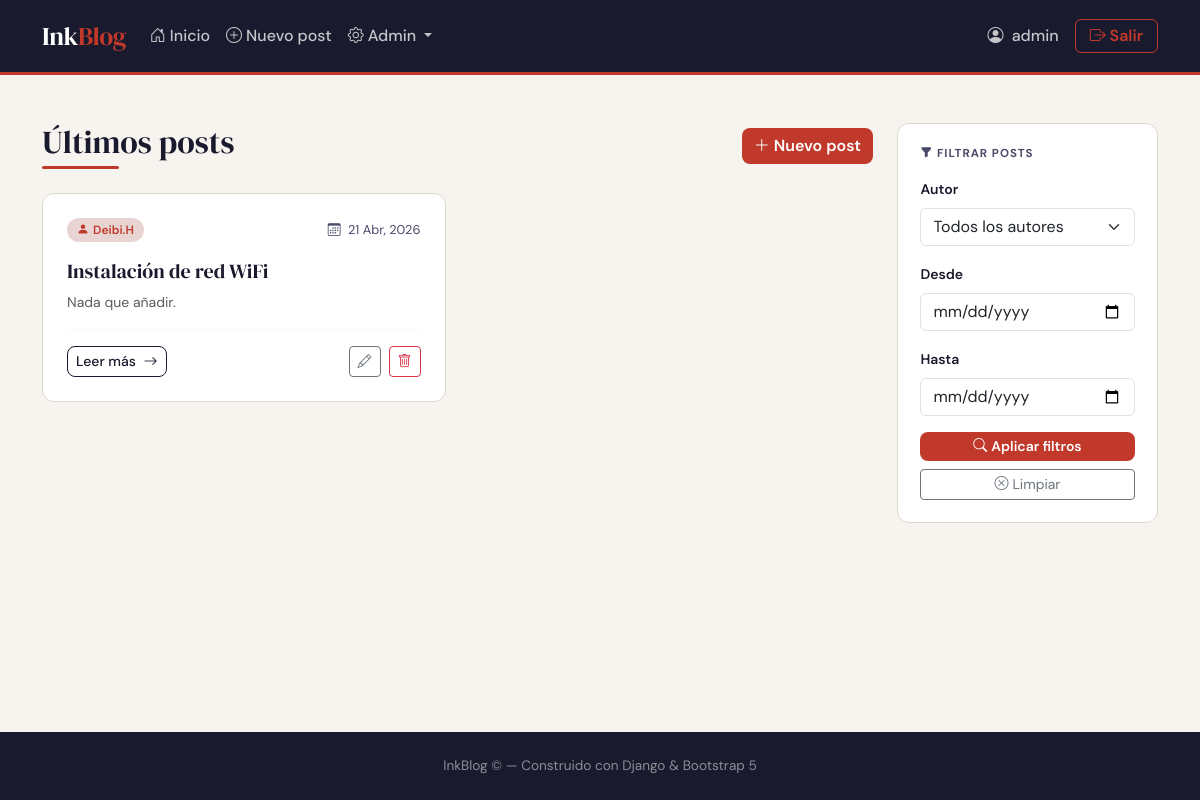
Screenshot of / (signed in) with the database file from the repository.
### MainApp/models.py (models this page shows, shortened)
class Post(models.Model):
    titulo = models.CharField(max_length=200, verbose_name="Título")
    contenido = models.TextField(verbose_name="Contenido")
    autor = models.ForeignKey(
        User,
        on_delete=models.CASCADE,
        related_name="posts",
        verbose_name="Autor"
    )
    fecha_creacion = models.DateTimeField(auto_now_add=True, verbose_name="Fecha de creación")
    fecha_actualizacion = models.DateTimeField(auto_now=True, verbose_name="Última actualización")
    class Meta:
        ordering = ["-fecha_creacion"]
        verbose_name = "Post"
        verbose_name_plural = "Posts"
    def get_absolute_url(self):
        return reverse("blog:post_detail", kwargs={"pk": self.pk})

### MainApp/views.py (the view, shortened to what this page needs)
# urls.py: path("", views.PostListView.as_view(), name="post_list"),
class PostListView(ListView):
    model = Post
    template_name = "index.html"
    context_object_name = "posts"
    paginate_by = 6
    def get_queryset(self):
        qs = super().get_queryset()
        form = PostFilterForm(self.request.GET or None)
        return qs
    def get_context_data(self, **kwargs):
        context = super().get_context_data(**kwargs)
        context["filter_form"] = PostFilterForm(self.request.GET or None)
        return context

### MainApp/forms.py
class PostFilterForm(forms.Form):
    autor = forms.ChoiceField(
        required=False,
        label="Filtrar por autor",
        widget=forms.Select(attrs={"class": "form-select"}),
    )
    fecha_desde = forms.DateField(
        required=False,
        label="Desde",
        widget=forms.DateInput(attrs={
            "class": "form-control",
            "type": "date",
        }),
    )
    fecha_hasta = forms.DateField(
        required=False,
        label="Hasta",
        widget=forms.DateInput(attrs={
            "class": "form-control",
            "type": "date",
        }),
    )
    def __init__(self, *args, **kwargs):
        from django.contrib.auth.models import User
        super().__init__(*args, **kwargs)
        autores = User.objects.filter(posts__isnull=False).distinct()
        choices = [("", "Todos los autores")]
        choices += [(u.id, u.get_full_name() or u.username) for u in autores]
        self.fields["autor"].choices = choices

### templates/index.html (shortened to what this page needs)
{% extends "base.html" %}
{% block content %}
<div class="row g-4">
  <div class="col-12 col-lg-3 order-lg-2">
    <div class="filter-panel">
      <h6><i class="bi bi-funnel-fill me-1"></i>Filtrar posts</h6>
      <form method="get" action="{% url 'blog:post_list' %}" id="filterForm">
        <div class="mb-3">
          <label class="form-label small fw-semibold">Autor</label>
          {{ filter_form.autor }}
        </div>
        <div class="mb-3">
          <label class="form-label small fw-semibold">Desde</label>
          {{ filter_form.fecha_desde }}
        </div>
        <div class="mb-3">
          <label class="form-label small fw-semibold">Hasta</label>
          {{ filter_form.fecha_hasta }}
        </div>
        <div class="d-grid gap-2">
          <button type="submit" class="btn btn-accent btn-sm">
            <i class="bi bi-search me-1"></i>Aplicar filtros
          </button>
          <a href="{% url 'blog:post_list' %}" class="btn btn-outline-secondary btn-sm">
            <i class="bi bi-x-circle me-1"></i>Limpiar
          </a>
        </div>
      </form>
    </div>
  </div>
  <div class="col-12 col-lg-9 order-lg-1">
    <div class="d-flex align-items-center justify-content-between mb-4 flex-wrap gap-3">
      <h1 class="section-heading mb-0">Últimos posts</h1>
      {% if user.is_authenticated %}
        <a href="{% url 'blog:post_create' %}" class="btn btn-accent">
          <i class="bi bi-plus-lg me-1"></i>Nuevo post
        </a>
      {% endif %}
    </div>
    {% if posts %}
      <div class="row g-4">
        {% for post in posts %}
        <div class="col-12 col-md-6">
          <article class="post-card h-100">
            <div class="card-body d-flex flex-column">
              <div class="d-flex align-items-center gap-2 mb-3">
                <span class="badge-autor">
                  <i class="bi bi-person-fill me-1"></i>{{ post.autor.username }}
                </span>
                <span class="meta-text ms-auto">
                  <i class="bi bi-calendar3 me-1"></i>
                  {{ post.fecha_creacion|date:"d M, Y" }}
                </span>
              </div>
              <h2 class="post-title mb-2">
                <a href="{{ post.get_absolute_url }}">{{ post.titulo }}</a>
              </h2>
              <p class="text-muted small mb-3 flex-grow-1">
                {{ post.contenido|truncatewords:25 }}
              </p>
              <div class="d-flex align-items-center justify-content-between mt-auto pt-3 border-top border-light">
                <a href="{{ post.get_absolute_url }}" class="btn btn-sm btn-outline-ink">
                  Leer más <i class="bi bi-arrow-right ms-1"></i>
                </a>
                {% if user == post.autor or user.is_superuser %}
                <div class="d-flex gap-2">
                  <a href="{% url 'blog:post_update' post.pk %}"
                     class="btn btn-sm btn-outline-secondary"
                     title="Editar">
                    <i class="bi bi-pencil"></i>
                  </a>
                  <a href="{% url 'blog:post_delete' post.pk %}"
                     class="btn btn-sm btn-outline-danger"
                     title="Eliminar">
                    <i class="bi bi-trash"></i>
                  </a>
                </div>
                {% endif %}
              </div>
            </div>
          </article>
        </div>
        {% endfor %}
      </div>
    {% endif %}
  </div>
</div>
{% endblock %}

### templates/base.html (shortened to what this page needs)
<!DOCTYPE html>
<html lang="es">
<head>
  <link href="https://cdn.jsdelivr.net/npm/bootstrap@5.3.3/dist/css/bootstrap.min.css" rel="stylesheet" />
  <link href="https://cdn.jsdelivr.net/npm/bootstrap-icons@1.11.3/font/bootstrap-icons.min.css" rel="stylesheet" />
</head>
<body>
<nav class="navbar navbar-expand-lg">
  <div class="container">
    <a class="navbar-brand" href="{% url 'blog:post_list' %}">Ink<span>Blog</span></a>
    <div class="collapse navbar-collapse" id="navbarContent">
      <ul class="navbar-nav me-auto mb-2 mb-lg-0">
        <li class="nav-item">
          <a class="nav-link" href="{% url 'blog:post_list' %}">
            <i class="bi bi-house-door"></i>Inicio
          </a>
        </li>
        {% if user.is_authenticated %}
        <li class="nav-item">
          <a class="nav-link" href="{% url 'blog:post_create' %}">
            <i class="bi bi-plus-circle"></i>Nuevo post
          </a>
        </li>
        {% if user.is_superuser %}
        <li class="nav-item dropdown">
          <a class="nav-link dropdown-toggle" href="#" role="button" data-bs-toggle="dropdown">
            <i class="bi bi-gear"></i>Admin
          </a>
        </li>
        {% endif %}
        {% endif %}
      </ul>
      <ul class="navbar-nav align-items-center gap-2">
        {% if user.is_authenticated %}
          <li class="nav-item">
            <span class="nav-link text-white-50">
              <i class="bi bi-person-circle"></i> {{ user.username }}
            </span>
          </li>
          <li class="nav-item">
            <form method="post" action="{% url 'blog:logout' %}">
              <button type="submit" class="btn btn-navbar">
                <i class="bi bi-box-arrow-right"></i> Salir
              </button>
            </form>
          </li>
        {% endif %}
      </ul>
    </div>
  </div>
</nav>
<main class="container py-5 flex-grow-1">
  {% block content %}{% endblock %}
</main>
<footer>
  <div class="container text-center">
    <span>InkBlog &copy; {{ "now"|date:"Y" }} — Construido con Django &amp; Bootstrap 5</span>
  </div>
</footer>
</body>
</html>

### templates/base.html (style rules this page uses)
:root { --ink: #1a1a2e; --ink-soft: #4a4a6a; --cream: #f7f4ef; --accent: #c0392b; --accent-lt: #e8d5d3; --border: #ddd8d0; --card-bg: #ffffff; }
* { box-sizing: border-box; }
body { font-family: 'DM Sans', sans-serif; background: var(--cream); color: var(--ink); min-height: 100vh; display: flex; flex-direction: column; }
.navbar { background: var(--ink) !important; border-bottom: 3px solid var(--accent); padding: 0.75rem 0; }
.navbar-brand { font-family: 'DM Serif Display', serif; font-size: 1.6rem; color: #fff !important; letter-spacing: -0.5px; }
.navbar-brand span { color: var(--accent); }
.nav-link { color: rgba(255,255,255,0.75) !important; font-weight: 500; transition: color .2s; }
.nav-link i { margin-right: 4px; }
.btn-navbar { border: 1.5px solid var(--accent); color: var(--accent) !important; border-radius: 6px; font-weight: 600; padding: 4px 14px; transition: all .2s; }
.post-card { background: var(--card-bg); border: 1px solid var(--border); border-radius: 12px; transition: box-shadow .25s, transform .25s; overflow: hidden; }
.post-card .card-body { padding: 1.5rem; }
.post-title { font-family: 'DM Serif Display', serif; font-size: 1.25rem; line-height: 1.3; }
.post-title a { color: var(--ink); text-decoration: none; transition: color .2s; }
.badge-autor { background: var(--accent-lt); color: var(--accent); font-size: 0.75rem; font-weight: 600; border-radius: 20px; padding: 3px 10px; }
.meta-text { font-size: 0.8rem; color: var(--ink-soft); }
.filter-panel { background: var(--card-bg); border: 1px solid var(--border); border-radius: 12px; padding: 1.4rem; position: sticky; top: 80px; }
.filter-panel h6 { font-weight: 700; text-transform: uppercase; letter-spacing: 1px; font-size: 0.72rem; color: var(--ink-soft); margin-bottom: 1rem; }
.section-heading { font-family: 'DM Serif Display', serif; font-size: 2rem; position: relative; display: inline-block; }
.section-heading::after { content: ''; display: block; height: 3px; width: 40%; background: var(--accent); margin-top: 4px; border-radius: 2px; }
.form-label { font-weight: 500; }
.btn-accent { background: var(--accent); color: #fff; border: none; font-weight: 600; border-radius: 8px; transition: background .2s, transform .1s; }
.btn-outline-ink { border: 1.5px solid var(--ink); color: var(--ink); font-weight: 500; border-radius: 8px; }
footer { background: var(--ink); color: rgba(255,255,255,.5); font-size: 0.85rem; margin-top: auto; padding: 1.5rem 0; }

### rows the page displays
Post: autor.username "Deibi.H", fecha_creacion "21 Abr, 2026", titulo "Instalación de red WiFi", contenido "Nada que añadir."

### other values shown
{{ user.username }} "admin"
